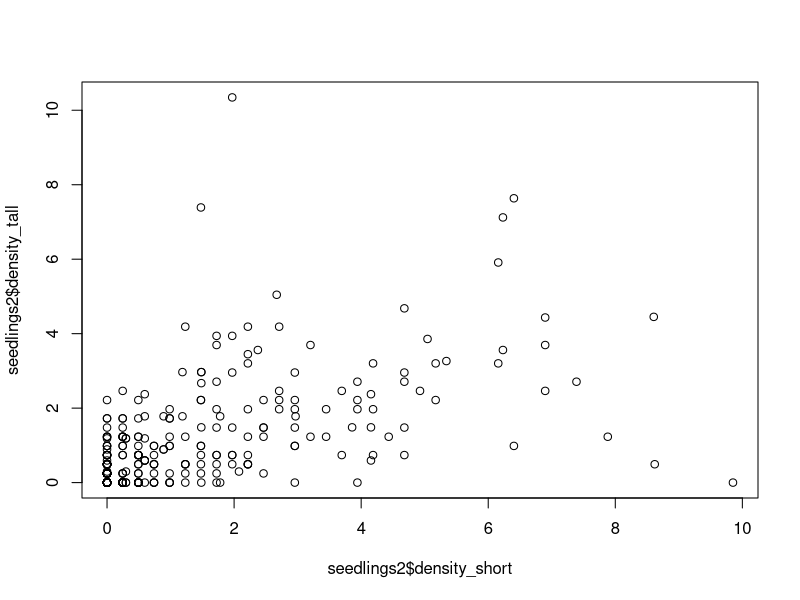
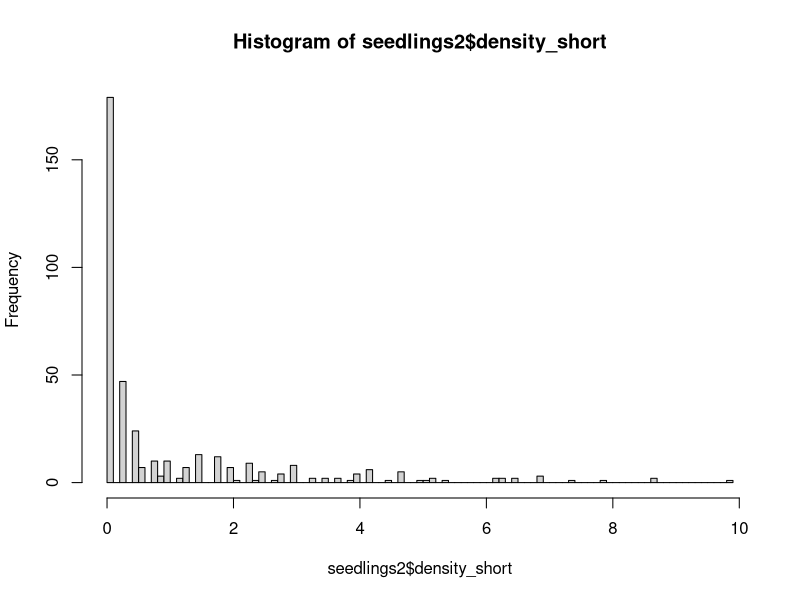
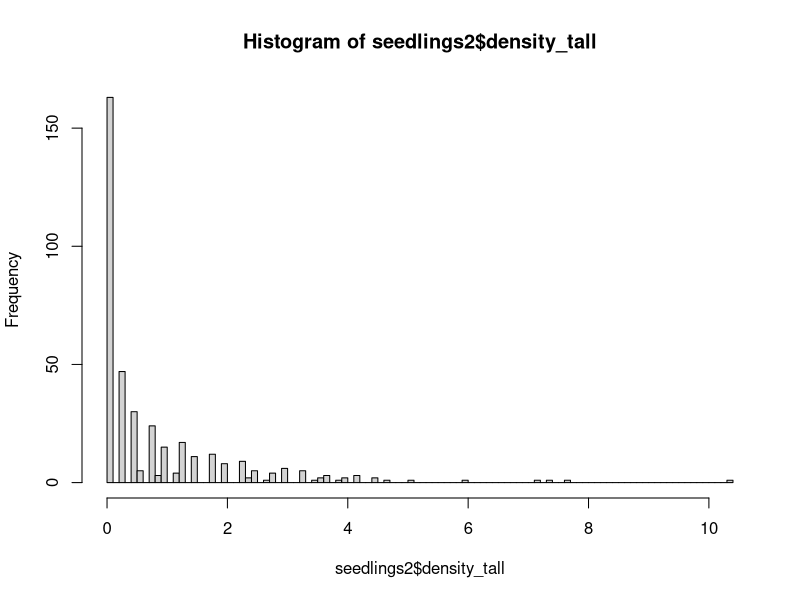
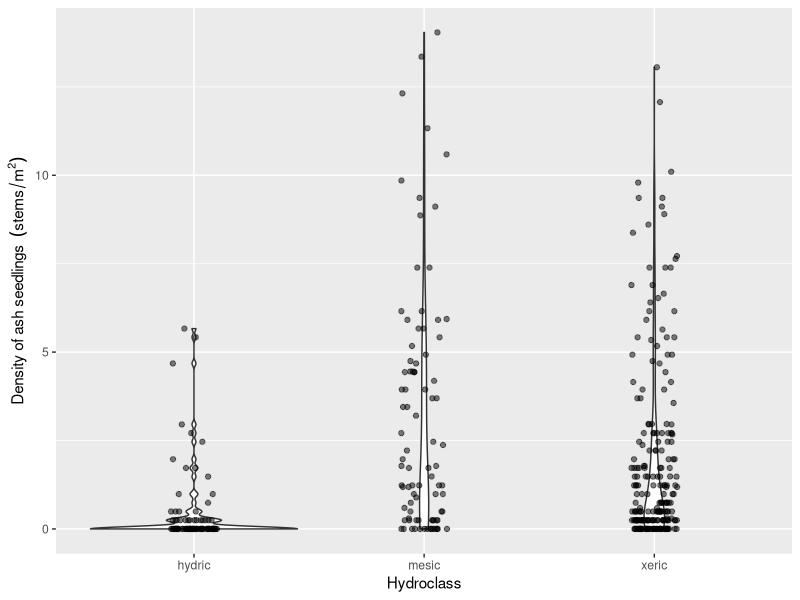
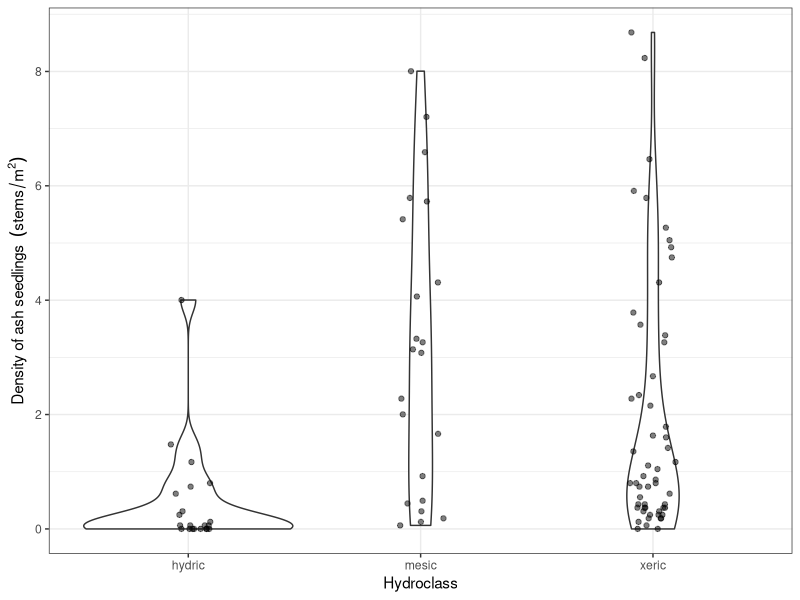
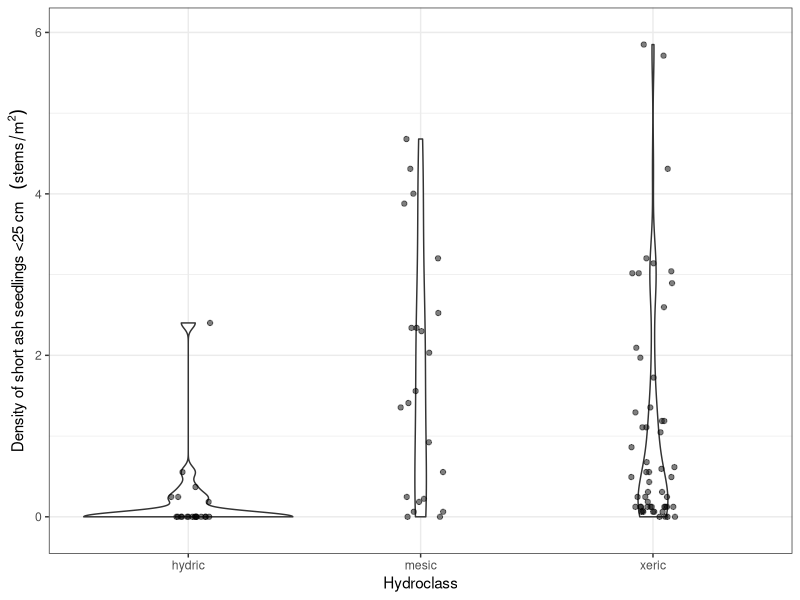
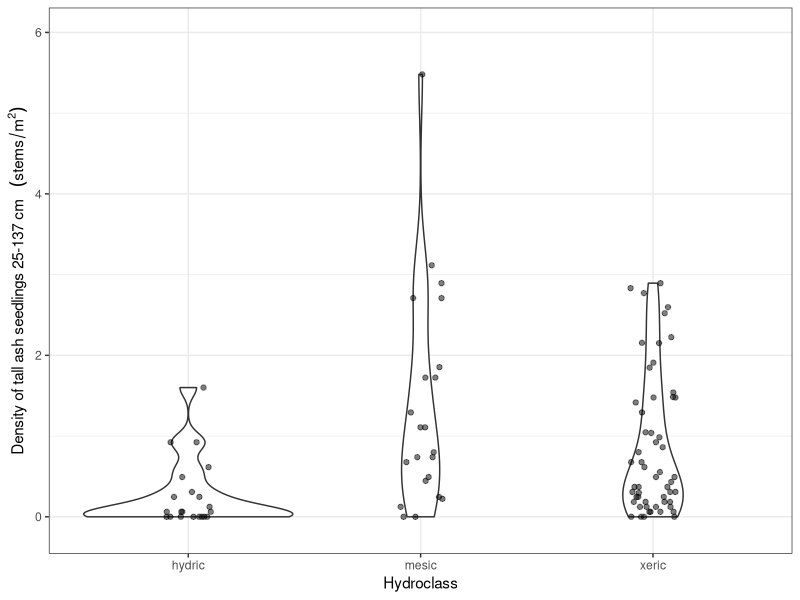
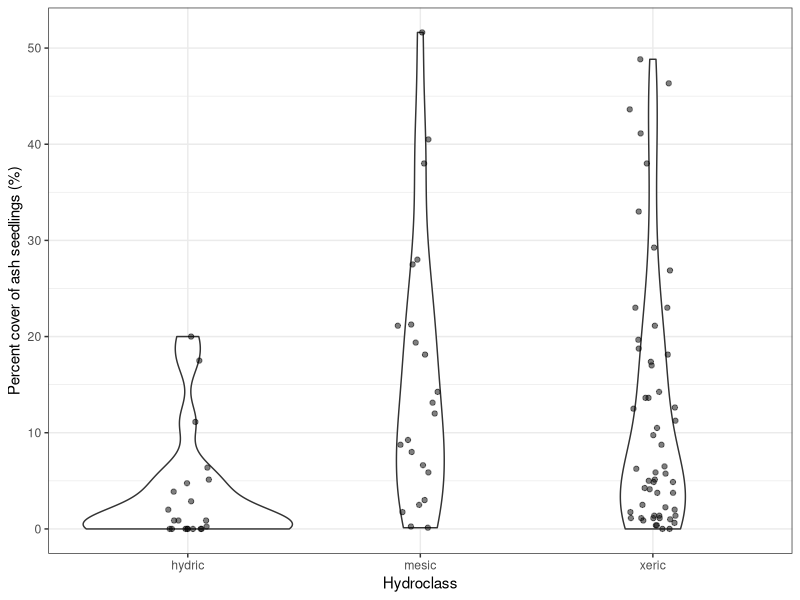

These figures' R source, in order:
# Aaron Tayal
# 8/26/2024
# The purpose is to report what the stem 
# density of ash seedlings, saplings, small trees, and trees is

library(ggplot2)
library(dplyr)

# Plot centers ---------------------------------------------------------------

plot_centers <- read.csv("Raw_data/EAB_Michigan_2024_plot_centers.csv")

# There are 111 plots (37 transects) that I plan to visit (and 2 extra rows due 
# to confusion about the true center for plot 75):
nrow(plot_centers)

# There are 98 plots that I have collected seedling data (not counting 75_north):
sum(plot_centers$seedlings_done_y_n == "y")

# Similarly, there are 98 plots that I have collected sapling data (not counting 
# 75_north):
sum(plot_centers$saplings_done_y_n == "y")

# There are 97 plots that I have collected tree data for (not counting 75_north).
# At plot 91 at Hudson Mills, we ran out of time to collect tree data due to a 
# thunderstorm
sum(plot_centers$trees_done_y_n == "y")

# There are 2 plots where we found and measured the center tree but did not 
# collect any seedling, sapling, or tree data due to high waters and a time 
# crunch. These were plots 23 and 66, both at Island Lake.
#View(plot_centers[plot_centers$seedlings_done_y_n == "n",])

# This leaves 11 plots that we have neither found the center or recorded data
# for. Four at Hudson Mills, six at Indian Springs, and one at Island Lake. 
# Note: we technically found plot 61 at Island Lake, but I forgot to write
# the center tree DBH, and thus I'm considering it completely not-started.
#View(plot_centers[plot_centers$seedlings_done_y_n == "",])

# Summary: 97 done + 3 partially done + 11 not-started = 111 plots

# Hydroclass -----------------------------------------------------------------

hydro <- read.csv("Raw_data/MI-plot-hydroclasses.csv")
# The column "mstrlvl" is either xeric, mesic, or hydric. All plots in one
# transect (3 plots) will have the same assignment of mstrlvl. I will also 
# call this the "hydroclass". The column "plotmstr" has a value from 1 to 5 
# (1 being driest and 5 being the most flooded). The "plotmstr" value can
# vary within a transect. I think it is based on the results of some kind of 
# soil moisture test.

# Note: "MI-plot-hydroclasses.csv" has hydroclass data for 129 plots, including
# some that I do not plan to visit because they are designated "non-ash" plots
# or they are at Brighton.

# Seedlings -------------------------------------------------------------------

seedlings <- read.csv("Raw_data/EAB_Michigan_2024_seedlings.csv")

# At one plot (75 at Indian Springs), we found two center trees marked 75.
# The true, original plot 75 is the one I want to use. I called this one 
# "75_south" in my datasheet this year. So I need to remove "75_north" rows and
# rename "75_south" rows as simply "75".
seedlings <- seedlings[seedlings$center_tree_number != "75_north",]
seedlings$center_tree_number[seedlings$center_tree_number == "75_south"] <- "75"

seedlings$center_tree_number <- as.integer(seedlings$center_tree_number)

# To combine the data on hydroclasses with the seedling data, I will
# use inner_join, which keeps only the rows which have center_tree_number
# matching between the two datasets:
seedlings2 <- inner_join(seedlings, hydro, by="center_tree_number")
# I notice that the number of rows of seedlings and seedlings2 are the same,
# indicating that the dataframe hydro contained all the center tree numbers
# that I have
nrow(seedlings) == nrow(seedlings2)

# We recorded data for each quadrant of each microplot, so I need to add up the
# four quadrants for short seedlings (those that are shorter than 25 cm):
seedlings2$number_short <- 
  seedlings2$northeast_number_established_short +
  seedlings2$southeast_number_established_short +
  seedlings2$southwest_number_established_short +
  seedlings2$northwest_number_established_short

# Same for tall seedlings:
seedlings2$number_tall <- 
  seedlings2$northeast_number_established_tall +
  seedlings2$southeast_number_established_tall +
  seedlings2$southwest_number_established_tall +
  seedlings2$northwest_number_established_tall

# Now make a column for the total number of seedlings (both short and tall):
seedlings2$number_seedlings <- seedlings2$number_short + seedlings2$number_tall

# Now I need to divide the raw counts by the area of the circular microplot to
# get the density. The density will be in units of stems per meter^2
seedlings2$density_short <-
  (seedlings2$number_short / seedlings2$area_of_microplot_m_squared)

seedlings2$density_tall <-
  (seedlings2$number_tall / seedlings2$area_of_microplot_m_squared)

seedlings2$density_seedlings <- 
  (seedlings2$number_seedlings / seedlings2$area_of_microplot_m_squared)

# For a common sense check, I'll plot the density of short seedlings against
# the density of tall seedlings.  I predict (prior to seeing it) that they 
# will be correlated.
plot(seedlings2$density_short,
     seedlings2$density_tall)

# I will plot histograms for short and tall seedlings. I want to know what is 
# the qualitative shape of the distribution:
hist(seedlings2$density_short, breaks=100)
hist(seedlings2$density_tall, breaks=100)

# Note: these density variables are pseudo-continuous, but really they are
# discrete, because the counts are discrete, and so there are only a limited
# number of values that the density can take.

# I want to make a violin plot that shows the distribution of seedling densities
# for each of the three hydroclasses (xeric, mesic, and hydric)
ggplot(data=seedlings2, aes(x=factor(mstrlvl), 
                            y=density_seedlings)) +
  geom_violin() +
  geom_jitter(height=0, width=0.1, alpha=0.5) +
  xlab("Hydroclass") +
  ylab(bquote("Density of ash seedlings " ~ (stems/m^2)))

# I want to take an average of the 4 microplots in order to report data at the 
# plot level. 

# IMPORTANT NOTE: sometimes, we forgot to write the percent cover
# for 1 out of 4 of the microplots. I have instructed the code to strip NA values
# before taking the mean.  I'm assuming it's okay because we still have three other
# values, but I need to check on this.

seedlings_by_plot <- seedlings2 %>% group_by(center_tree_number) %>% 
  summarize(mean_percent_cover = mean(percent_cover_0_0.5_1_3.5_8_15.5_25.5_etc, 
                                 na.rm=TRUE),
            mean_density_short = mean(density_short),
            mean_density_tall = mean(density_tall),
            mean_density_seedlings = mean(density_seedlings),
            mstrlvl = first(mstrlvl))

# Make a graph that shows the seedling densities by hydroclass, at the plot level
ggplot(data=seedlings_by_plot, aes(x=factor(mstrlvl), y=mean_density_seedlings)) +
  geom_violin() +
  geom_jitter(height=0, width=0.1, alpha=0.5) +
  xlab("Hydroclass") +
  ylab(bquote("Density of ash seedlings " ~ (stems/m^2))) +
  scale_y_continuous(breaks=seq(0,9,2)) +
  theme_bw()

# Make a similar graph for short seedlings (under 25 cm):
ggplot(data=seedlings_by_plot, aes(x=factor(mstrlvl), y=mean_density_short)) +
  geom_violin() +
  geom_jitter(height=0, width=0.1, alpha=0.5) +
  xlab("Hydroclass") +
  ylab(bquote("Density of short ash seedlings <25 cm  " ~ (stems/m^2))) +
  scale_y_continuous(breaks=seq(0,9,2)) +
  ylim(-0.15, 6) +
  theme_bw()

# Same for tall seedlings:
ggplot(data=seedlings_by_plot, aes(x=factor(mstrlvl), y=mean_density_tall)) +
  geom_violin() +
  geom_jitter(height=0, width=0.1, alpha=0.5) +
  xlab("Hydroclass") +
  ylab(bquote("Density of tall ash seedlings 25-137 cm  " ~ (stems/m^2))) +
  ylim(-0.15, 6) +
  theme_bw()

# And for percent cover:
ggplot(data=seedlings_by_plot, aes(x=factor(mstrlvl), y=mean_percent_cover)) +
  geom_violin() +
  geom_jitter(height=0, width=0.1, alpha=0.5) +
  xlab("Hydroclass") +
  ylab("Percent cover of ash seedlings (%)") +
  theme_bw()

# Saplings --------------------------------------------------------------------

saplings <- read.csv("Raw_data/EAB_Michigan_2024_saplings.csv")
# Remove 75_north and rename 75_south to 75 (see seedlings for details)
saplings <- saplings[saplings$center_tree_number != "75_north",]
saplings$center_tree_number[saplings$center_tree_number == "75_south"] <- "75"

saplings$center_tree_number <- as.integer(saplings$center_tree_number)

# Trying to add in the hydroclass to this dataframe:
saplings2 <- inner_join(saplings, hydro, by="center_tree_number")
nrow(saplings) == nrow(saplings2)

# Saplings were counted in each quadrant, so I want to sum up the quadrants
# to get a total number of saplings by plot
saplings_by_plot <- saplings2 %>% group_by(center_tree_number) %>% 
  summarize(number_saplings = sum(number_of_stems),
            mstrlvl = first(mstrlvl))

# To find the density of saplings, I need to divide the number of saplings 
# found in the subplot (8 meters in radius) by the area of that subplot. 
# The area of the subplot is 201.062 m^2. The unit will be stems per m^2.
saplings_by_plot$density_saplings <- saplings_by_plot$number_saplings / 201.062

# I would like to also change the units to stems per hectare:
saplings_by_plot$density_saplings_stems_per_ha <- 
  saplings_by_plot$density_saplings * 10000

# Now, make a violin plot that shows the number of saplings found at each plot, 
# as a function of hydroclass
ggplot(data=saplings_by_plot, aes(x=factor(mstrlvl), 
                                  y=density_saplings)) + 
  geom_violin() +
  geom_jitter(height=0, width=0.1, alpha=0.5) +
  xlab("Hydroclass") +
  ylab(bquote("Density of ash saplings " ~ (stems/m^2))) +
  theme_bw()

# Small trees and trees -------------------------------------------------------

trees <- read.csv("Raw_data/EAB_Michigan_2024_trees.csv")

# Remove 75_north and rename 75_south to 75 (see seedlings for details)
trees <- trees[trees$center_tree_number != "75_north",]
trees$center_tree_number[trees$center_tree_number == "75_south"] <- "75"

trees$center_tree_number <- as.integer(trees$center_tree_number)
trees$ash_species <- as.factor(trees$ash_species)

# Remove any rows where the species of tree is not ash (keep rows where ash_species is NA)
# Note: the hickory and Zanthoxylum rows were tagged trees
levels(trees$ash_species)
trees <- trees[( trees$ash_species != "hickory" | is.na(trees$ash_species) ), ]
trees <- trees[( trees$ash_species != "Zanthoxylum (prickly ash)" | is.na(trees$ash_species) ), ]
trees$ash_species <- droplevels(trees$ash_species)
levels(trees$ash_species)

# I want to make a column that simplifies ash_species so that there are only 
# three categories: black, green/white/pumpkin, and unknown
trees$ash_species_simple <- as.character(trees$ash_species)
trees$ash_species_simple[trees$ash_species_simple == "green"] <- "green_white_or_pumpkin"
trees$ash_species_simple[trees$ash_species_simple == "green or pumpkin"] <- "green_white_or_pumpkin"
trees$ash_species_simple[trees$ash_species_simple == "green or white"] <- "green_white_or_pumpkin"
trees$ash_species_simple[trees$ash_species_simple == "green white or pumpkin"] <- "green_white_or_pumpkin"
trees$ash_species_simple[trees$ash_species_simple == "black?"] <- "unknown"
trees$ash_species_simple[trees$ash_species_simple == "?"] <- "unknown"
trees$ash_species_simple[trees$ash_species_simple == "green?"] <- "unknown"
trees$ash_species_simple[trees$ash_species_simple == "white?"] <- "unknown"
trees$ash_species_simple <- as.factor(trees$ash_species_simple)
levels(trees$ash_species_simple)

# Which center_tree_number values are found in seedlings but not found in 
# trees?
a <- seedlings_by_plot$center_tree_number
b <- unique(trees$center_tree_number)
b
setdiff(a, b)
# Plot 91 at Hudson Mills is correct to be missing from trees

# Make sure the variable that records which quadrant the tree was in is accurate:
trees$quadrant_NE_SE_SW_NW <- as.factor(trees$quadrant_NE_SE_SW_NW)
summary(trees$quadrant_NE_SE_SW_NW)
trees[trees$quadrant_NE_SE_SW_NW == "?",] # The only rows with ? for quadrant
# are about 100 meters from the center

# Which rows are simply recording the absence of any trees?
c <- trees$center_tree_number[trees$quadrant_NE_SE_SW_NW == "none"]
c
unique(c)
d <- trees$center_tree_number[trees$quadrant_NE_SE_SW_NW != "none"]
unique(d)
intersect(unique(c), unique(d)) # Make sure no trees are recorded from plots
# also marked as having no trees.

# We only recorded compass direction at the begginning of summer 
# (it was a lot of work). But we can at least check the data against quadrant
# to see if they agree
trees$compass_direction <- as.numeric(trees$compass_direction)
ggplot(data=trees, aes(x=quadrant_NE_SE_SW_NW, y=compass_direction)) +
  geom_point() +
  geom_hline(yintercept=90) +
  geom_hline(yintercept=180) +
  geom_hline(yintercept=270)
# Looks like there are three rows where compass direction and quadrant disagree:
trees[trees$compass_direction > 270 & trees$quadrant_NE_SE_SW_NW != "NW" &
        is.na(trees$compass_direction) == FALSE , ]
# All of these three rows were tagged ash. When it comes time to identify tagged
# ash in datasets from previous years, we will know about this issue. I'm not
# going to try to change anything right now.
  

# I want to create a new dataframe of trees so that small trees (2.5-10 cm DBH)
# are counted only if they occur within the 8 meter radius subplot. Furthermore,
# trees (10 cm DBH and up) are counted only if they occur within the 18 meter
# radius main plot

# First I need to change the variable distance_to_center_meters into a 
# numeric variable.  For many of the trees inside the 8 meter subplot, we
# simply wrote "less than 8" to indicate it was in the subplot. So now I 
# will name these as 4 (4 meters) even though they ranged from 0 m to 8 m
trees$distance_to_center_meters_simple <- trees$distance_to_center_meters
trees$distance_to_center_meters_simple[trees$distance_to_center_meters_simple == "less than 8"] <- "4"
trees$distance_to_center_meters_simple[trees$distance_to_center_meters_simple == "between 8 and 18"] <- "13"
trees$distance_to_center_meters_simple[trees$distance_to_center_meters_simple == "greater than 18"] <- "25"
trees$distance_to_center_meters_simple[trees$distance_to_center_meters_simple == "approx 100 m"] <- "100"
trees$distance_to_center_meters_simple <- as.numeric(trees$distance_to_center_meters_simple)
hist(trees$distance_to_center_meters_simple, breaks=100)

# Small trees must be >= 2.5 cm DBH AND < 12.5 cm DBH AND distance to the center
# must be <= 8 meters
small_trees_filtered <- trees %>% dplyr::filter(quadrant_NE_SE_SW_NW != "none") %>%
  dplyr::filter(diameter_at_137_cm_in_cm >= 2.5) %>%
  dplyr::filter(diameter_at_137_cm_in_cm < 10) %>%
  dplyr::filter(distance_to_center_meters_simple <= 8)

# Big trees must be >= 10 cm DBH AND distance to the center must be <= 18 meters
big_trees_filtered <- trees %>% dplyr::filter(quadrant_NE_SE_SW_NW != "none") %>%
  dplyr::filter(diameter_at_137_cm_in_cm >= 10) %>%
  dplyr::filter(distance_to_center_meters_simple <= 18)
